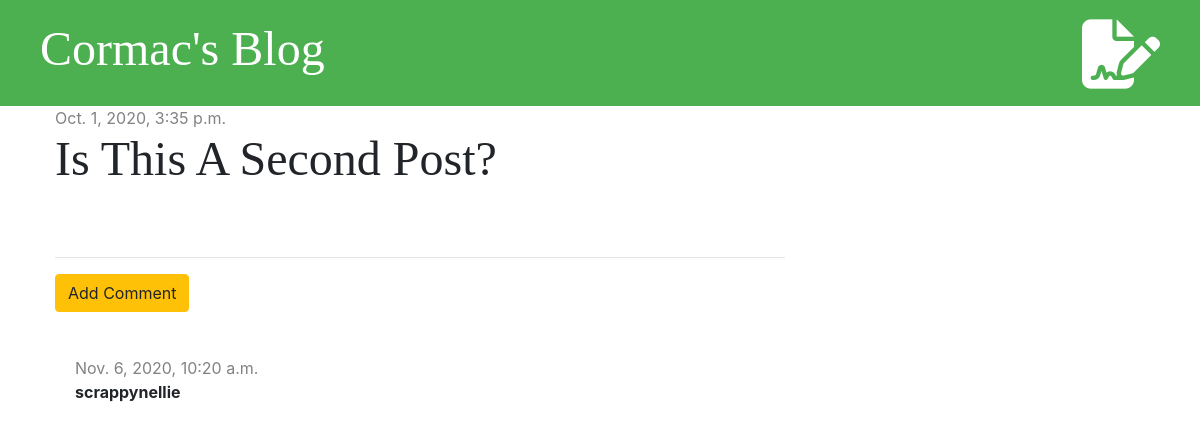
/post/2/, run on an earlier commit of the app's database.
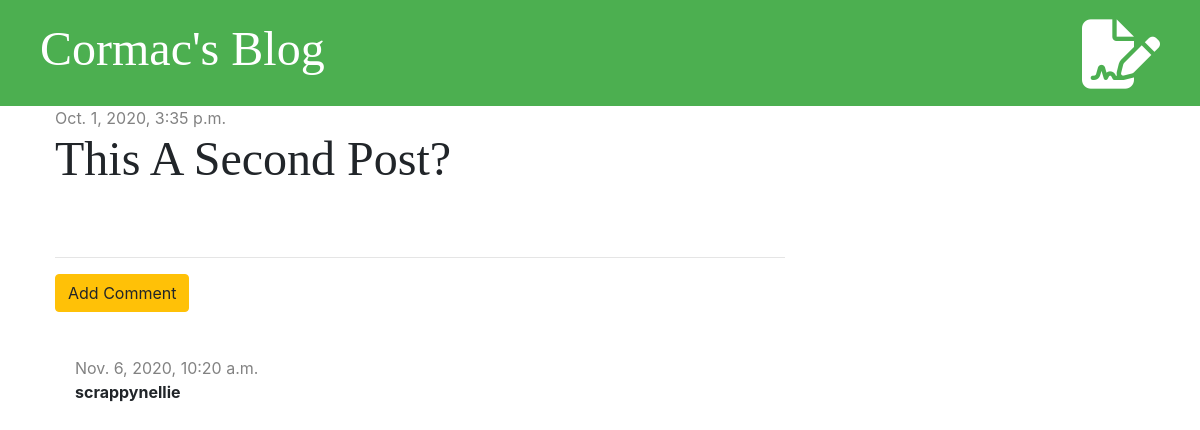
And on a later commit of the database.
### blog/models.py (models this page shows, shortened)
class Post(models.Model):
    author = models.ForeignKey('auth.User', on_delete=models.CASCADE)
    title = models.CharField(max_length=200)
    text = models.TextField()
    created_date = models.DateTimeField(default=timezone.now)
    published_date = models.DateTimeField(blank=True, null=True)

### blog/views.py (the view)
# urls.py: path('post/<int:pk>/', views.post_detail, name='post_detail'),
def post_detail(request, pk):
    post = get_object_or_404(Post, pk=pk)
    stuff_for_frontend = {'post': post}
    return render(request, 'blog/post_detail.html', stuff_for_frontend)

### blog/templatetags/markdownify.py (called while the page is built)
@register.filter
def markdown(value):
    renderer = HighlightRenderer()
    markdown = mistune.Markdown(renderer=renderer)
    return markdown(value)

### blog/templates/blog/post_detail.html (shortened to what this page needs)
{% extends 'blog/base.html' %}
{% load markdownify %}
{% block content %}
    <div class="post">
        {% if post.published_date %}
            <div class="date">
                {{ post.published_date }}
            </div>
        {% else %}
            <a href="{% url 'post_publish' pk=post.pk %}" class="btn btn-warning">Publish</a>
        {% endif %}
        <h1>{{ post.title }}</h1>
    </div>
    <hr>
    <a href="{% url 'add_comment_to_post' pk=post.pk %}" class="btn btn-warning">Add Comment</a>
    <br>
    <br>
    {% for comment in post.comments.all %}
        {% if user.is_authenticated or comment.approved %}
            <div class="comment">
                <div class="date">
                    {{ comment.created_date }}
                </div>
                <strong>{{ comment.author }}</strong>
            </div>
        {% endif %}
    {% empty %}
        <p>No comments yet...</p>
    {% endfor %}
{% endblock %}

What changed in the data, as far as the page shows it:
changed Post: title "Is This A Second Post?" → "This A Second Post?"
